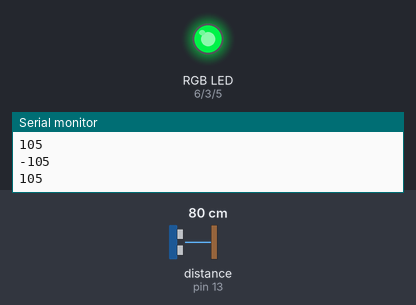
A sketch run on a simulated Arduino Uno, built with avr-gcc and run on an emulated ATmega328P. Parts: an RGB LED mixed from three pins (HIGH = lit), the last lines printed to the serial monitor. Wiring (inferred from the names in the program): ultrasonic range finder: trigger pin 12; echo pin 13. The inputs (shaded band) are chosen by the test bench; at power-on: distance to the obstacle (sensor on pin 13) 80 cm. The echo pulse lasts 58.3 µs per cm; dim RGB values are drawn brighter than linear; pins used as bus, display or sensor lines are not drawn.

Above: at 1.2 s.
1.3 s: distance to the obstacle (sensor on pin 13) set to 9 cm
At 2.8 s:
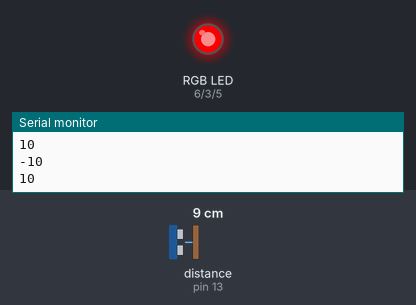
4.3 s: distance to the obstacle (sensor on pin 13) set to 18 cm
At 4.9 s:
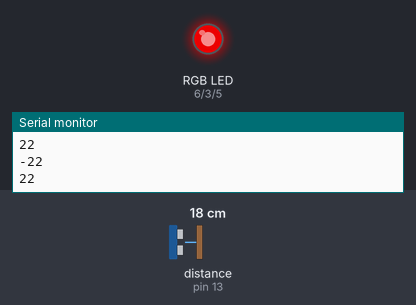
7.3 s: distance to the obstacle (sensor on pin 13) set to 60 cm
At 8.45 s:
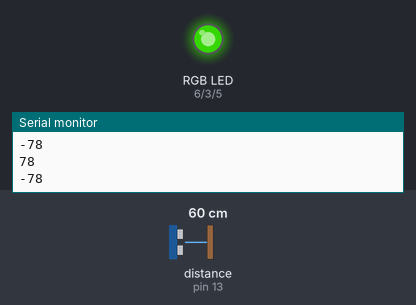
10.3 s: distance to the obstacle (sensor on pin 13) set to 2 cm
At 10.36 s:
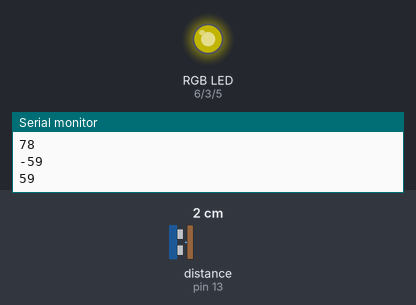
11.9 s: distance to the obstacle (sensor on pin 13) set to 35 cm
At 13.3 s:
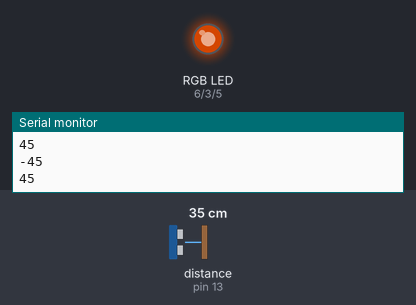
14.9 s: distance to the obstacle (sensor on pin 13) set to 93 cm
At 16.6 s:
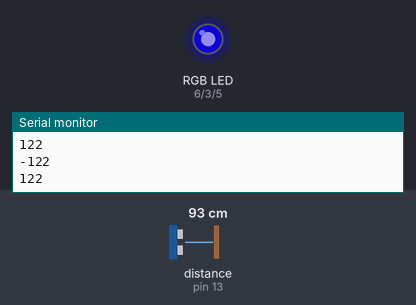
Timing chart, 0 to 18.1 s (numbered marks = the images above; inputs shaded):
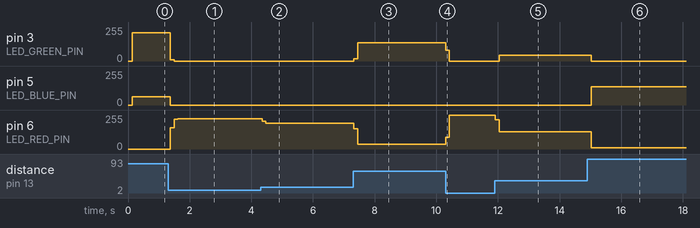

The sketch:

Sonar.ino
```cpp
#include <SoftwareSerial.h>

//define the pins. Note use of define here saves memory but weware of
//compliation replacing a string containing it
#define BT_TX_PIN 1
#define BT_RX_PIN 0
#define SONAR_1_TX_PIN 12
#define SONAR_1_RX_PIN 13
#define SONAR_2_TX_PIN 10
#define SONAR_2_RX_PIN 11
#define LED_RED_PIN 6
#define LED_BLUE_PIN 5
#define LED_GREEN_PIN 3

//control when the sonar runs
unsigned long sonarTime = 0;
unsigned long sonarInterval = 30;

//used to average 3 readings before sending to smooth out readings
int sonarMeasurments[2];
int sonarCounter[2];
int sonarSamples = 3; //increase for smoother


//creates the software serial port
SoftwareSerial BTSerial(BT_RX_PIN, BT_TX_PIN);


void setup(){
  Serial.begin(9600);
  BTSerial.begin(9600);

  pinMode(SONAR_1_TX_PIN, OUTPUT);
  pinMode(SONAR_1_RX_PIN, INPUT);
  pinMode(LED_RED_PIN, OUTPUT);
  pinMode(LED_GREEN_PIN, OUTPUT);
  pinMode(LED_BLUE_PIN, OUTPUT);

  sonarMeasurments[0] = 0;
  sonarMeasurments[1] = 0;
  sonarCounter[0] = 0;
  sonarCounter[1] = 0;
}

void loop(){
  CommunicateBluetooth();

  //do things async like
  unsigned long currentTime = millis();
  if( currentTime - sonarTime > sonarInterval){
    sonarTime = currentTime;
    DoSonar(0);
    DoSonar(1);
  }
}

void CommunicateBluetooth(){
  if (BTSerial.available())
    Serial.write(BTSerial.read());
  if (Serial.available())
    BTSerial.write(Serial.read());
}

int DoSonar(int index){
  int distance = SenseSonar();
  sonarMeasurments[index] += distance;
  sonarCounter[index]++;

  if(sonarCounter[index] > sonarSamples){
    int smoothDistance = sonarMeasurments[index]/sonarSamples;
    sonarCounter[index] = 0;
    sonarMeasurments[index] = 0;


    OnboardSonarDisplay(smoothDistance);
    //return sonar 1 as negative
    if(index == 0){
      smoothDistance *= -1;
    }
    Serial.println(smoothDistance);
  }

}

int SenseSonar(){
  long duration;

  digitalWrite(SONAR_1_TX_PIN, HIGH);
  digitalWrite(SONAR_1_TX_PIN, LOW);
  duration = pulseIn(SONAR_1_RX_PIN, HIGH);
  return (duration/2) /29.1;
}

void OnboardSonarDisplay(int distance){
  int red = 0;
  int green = 0;
  int blue = 0;

  if(distance < 90){
    red = map(distance, 0, 90, 255, 0);
  }
  if(distance > 30 && distance <=120){
    green = map(distance, 30, 120, 0, 255);
  }
  if(distance > 90 && distance <=150){
    blue = map(distance, 90, 150, 0, 255);
  }
  if(distance > 120 && distance <=180){
    red = map(distance, 120, 180, 0, 255);
  }
  if(distance > 150){
    blue = 255;
  }
  if(distance > 180){
    red = 255;
  }

  analogWrite(LED_GREEN_PIN, green);
  analogWrite(LED_RED_PIN, red);
  analogWrite(LED_BLUE_PIN, blue);

}
```

Measured:
- after the input at 1.3 s, pin 3 (LED_GREEN_PIN): 212/255 → 11/255 after 0.07 s, → 0/255 0.12 s later; pin 5 (LED_BLUE_PIN): 63/255 → 0/255 after 0.07 s; pin 6 (LED_RED_PIN): 0/255 → 159/255 after 0.07 s, → 224/255 0.13 s later, → 227/255 0.12 s later
- after the input at 4.3 s, pin 6 (LED_RED_PIN): 227/255 → 210/255 after 0.05 s, → 193/255 0.12 s later
- after the input at 7.3 s, pin 3 (LED_GREEN_PIN): 0/255 → 17/255 at once, → 136/255 0.13 s later; pin 6 (LED_RED_PIN): 193/255 → 153/255 at once, → 34/255 0.13 s later
- after the input at 10.3 s, pin 3 (LED_GREEN_PIN): 136/255 → 82/255 at once, → 0/255 0.12 s later; pin 6 (LED_RED_PIN): 34/255 → 88/255 at once, → 253/255 0.12 s later
- after the input at 11.9 s, pin 3 (LED_GREEN_PIN): 0/255 → 42/255 after 0.14 s; pin 6 (LED_RED_PIN): 253/255 → 221/255 at once, → 128/255 0.12 s later
- after the input at 14.9 s, pin 3 (LED_GREEN_PIN): 42/255 → 0/255 after 0.13 s; pin 5 (LED_BLUE_PIN): 0/255 → 136/255 after 0.13 s; pin 6 (LED_RED_PIN): 128/255 → 8/255 after 0.13 s
